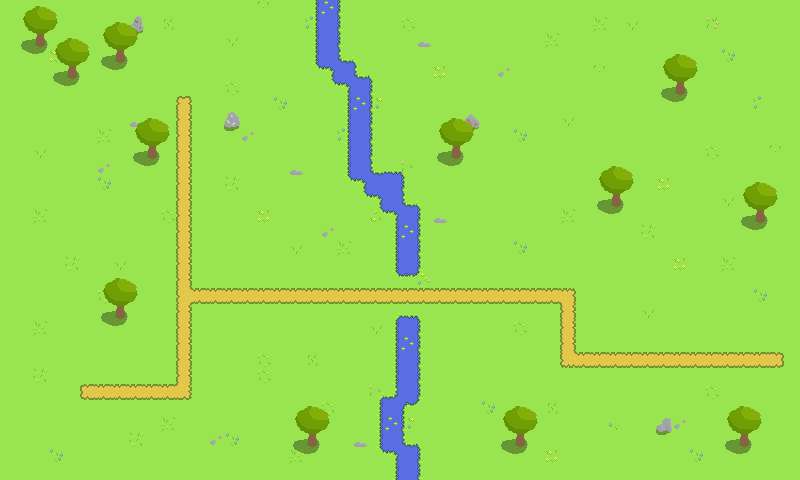

A level layout from a 2D game, rendered from its tile map. Below: a short description, then the map file with tile-grid data replaced by summaries:
An orthogonal 50x30 tile map with 16x16 px tiles, 5 tile layers (Water, Ground, Shadow, Foreground, ...).

<map version="1.10" tiledversion="1.11.2" orientation="orthogonal" renderorder="right-down" width="50" height="30" tilewidth="16" tileheight="16" infinite="0" nextlayerid="7" nextobjectid="1">
 <tileset firstgid="1" name="Ground" tilewidth="16" tileheight="16" tilecount="256" columns="16">
  <image source="../tilesets/TileSet.png" width="256" height="256" />
 </tileset>
 <layer id="3" name="Water" width="50" height="30">
  <data>[1500 cells, 102 non-empty, 1 distinct tile ids]</data>
 </layer>
 <layer id="2" name="Ground" width="50" height="30">
  <data>[1500 cells, 1472 non-empty, 21 distinct tile ids]</data>
 </layer>
 <layer id="5" name="Shadow" width="50" height="30">
  <data>[1500 cells, 56 non-empty, 6 distinct tile ids]</data>
 </layer>
 <layer id="4" name="Foreground" width="50" height="30">
  <data>[1500 cells, 88 non-empty, 22 distinct tile ids]</data>
 </layer>
 <layer id="6" name="Trees" width="50" height="30">
  <data>[1500 cells, 84 non-empty, 7 distinct tile ids]</data>
 </layer>
</map>